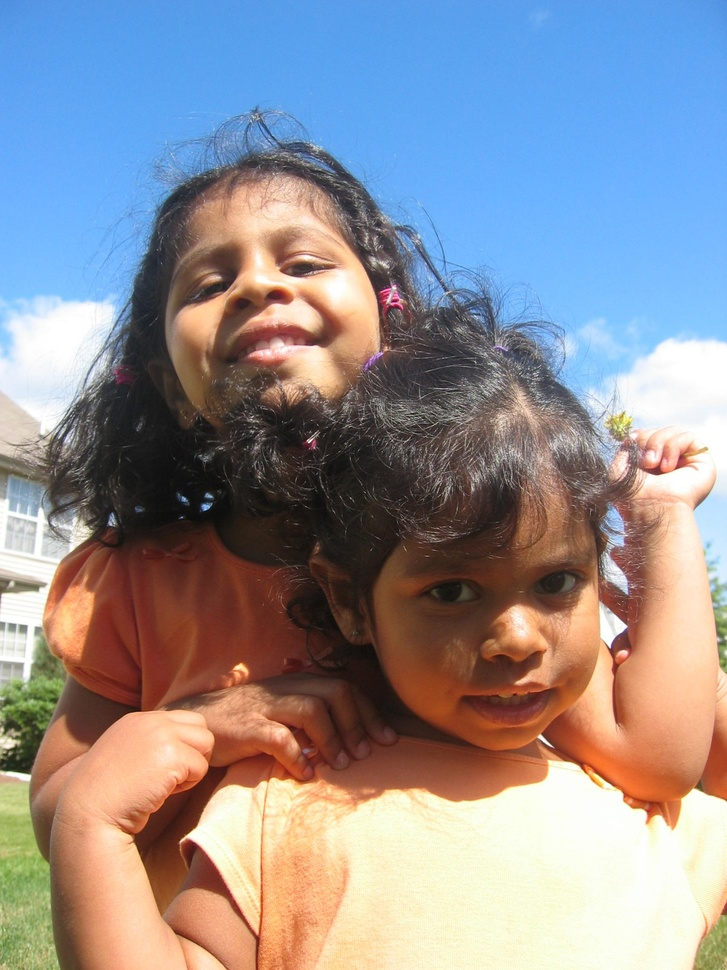
#> input picture opencv_tutorial/photos/orange_sissy.jpg, 727 x 970 px, shrunk from 1200 x 1600 before the run
$ python histogram.py
#> lines starting #> are read from the running program, lines starting #| are printed output that depends on the picture; after the words box and inside, x2 and y2 are one past the last pixel; in counts of white or black regions, pixels touching at a corner belong together
import cv2 as cv
import numpy as np
import matplotlib.pyplot as plt

img = cv.imread('photos/orange_sissy.jpg')
#> img is the input picture: shape (970, 727, 3); mean B, G, R 149.2, 143.4, 145.5

# gray = cv.cvtColor(img, cv.COLOR_BGR2GRAY)

blank = np.zeros(img.shape[:2], dtype='uint8')
mask = cv.circle(blank, (img.shape[1]//2, img.shape[0]//2), 100, 255, -1)
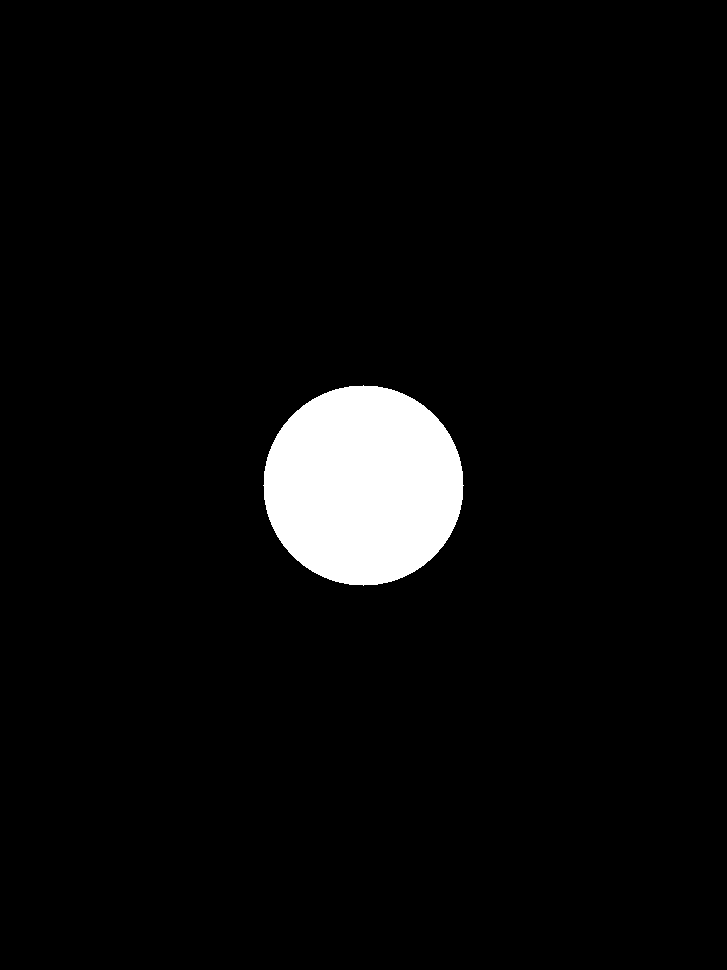
#> blank: shape (970, 727); 4.5% white; 1 white region, box (x1, y1, x2, y2) and area: (263, 385, 464, 586) 31417
cv.imshow('mask', mask)

masked = cv.bitwise_and(img, img, mask=mask)
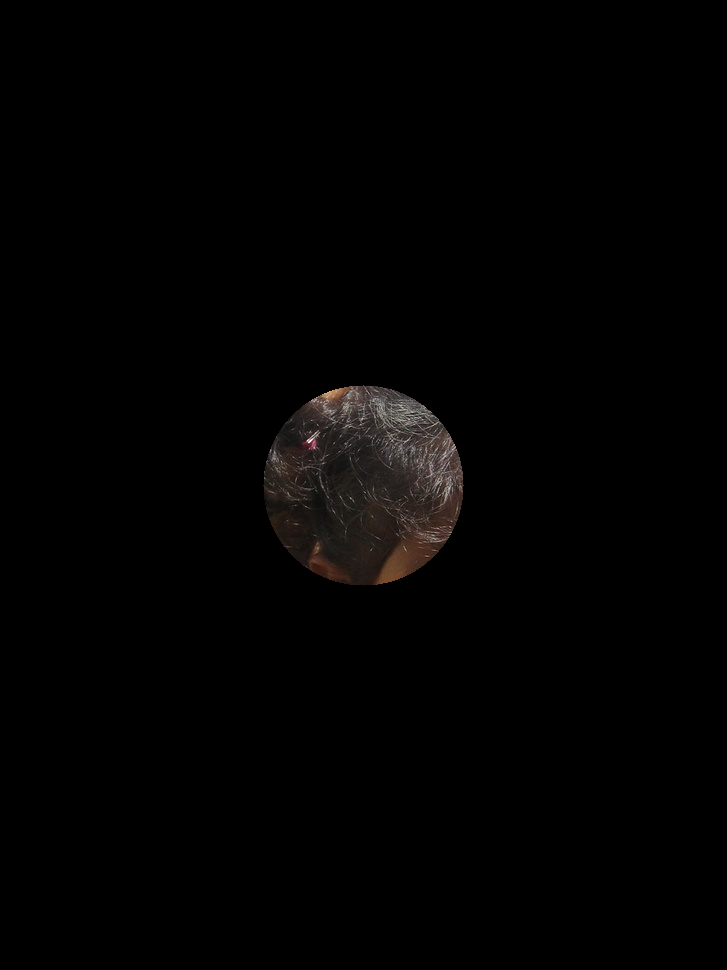
#> masked: shape (970, 727, 3); mean B, G, R 1.9, 2.2, 2.6
cv.imshow('masked', masked)

# [10 lines of commented-out code are left out]

plt.figure()
plt.title('Color Histogram')
plt.xlabel('Bins')
plt.ylabel('# of pixels')
colors = ('b', 'g', 'r')
for i,col in enumerate(colors):
    hist = cv.calcHist([img], [i], mask, [256], [0,256])
    plt.plot(hist, color=col)
    plt.xlim([0,256])

plt.show()
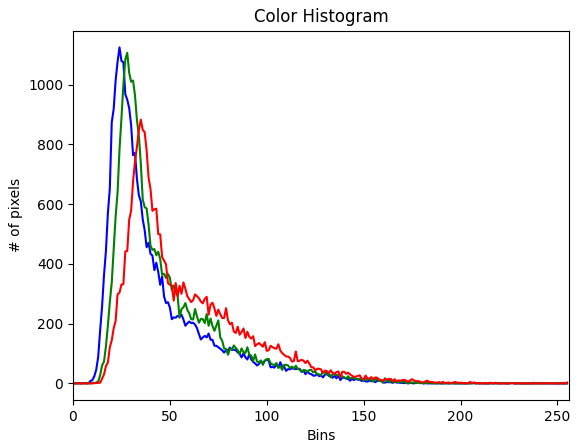
#> figure drawn by matplotlib, 1 panel; curve peaks at x = 24, y = 1125; curve peaks at x = 28, y = 1107; curve peaks at x = 35, y = 883

cv.waitKey(0)

$ run again, with opencv_tutorial/photos/bday_sissy.JPG copied over opencv_tutorial/photos/orange_sissy.jpg
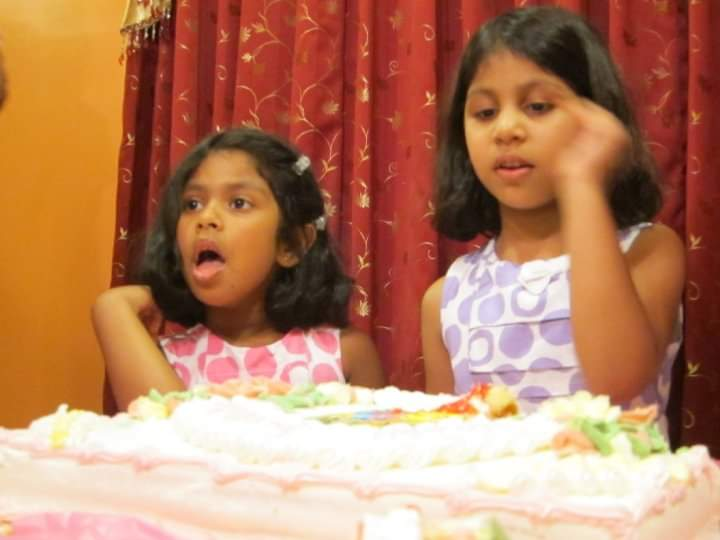
#> input picture opencv_tutorial/photos/bday_sissy.JPG, 720 x 540 px
#> img is the input picture: shape (540, 720, 3); mean B, G, R 96.8, 127.3, 181.7
#> `mask = cv.circle(blank, (img.shape[1]//2, img.shape[0]//2), 100, 255, ..`:
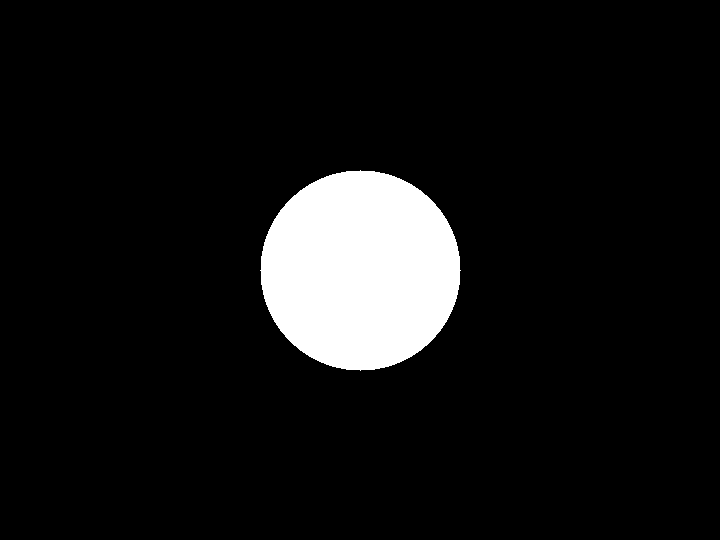
#> blank: shape (540, 720); 8.1% white; 1 white region, box (x1, y1, x2, y2) and area: (260, 170, 461, 371) 31417
#> `plt.show()`:
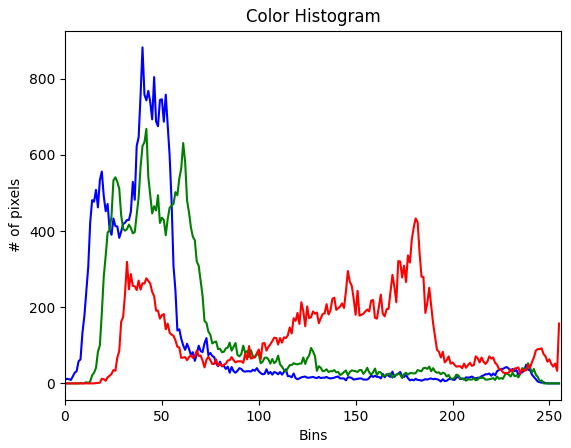
#> figure drawn by matplotlib, 1 panel; curve peaks at x = 40, y = 882; curve peaks at x = 42, y = 668; curve peaks at x = 181, y = 433

$ run again, with opencv_tutorial/photos/bike_sissy.jpg copied over opencv_tutorial/photos/orange_sissy.jpg
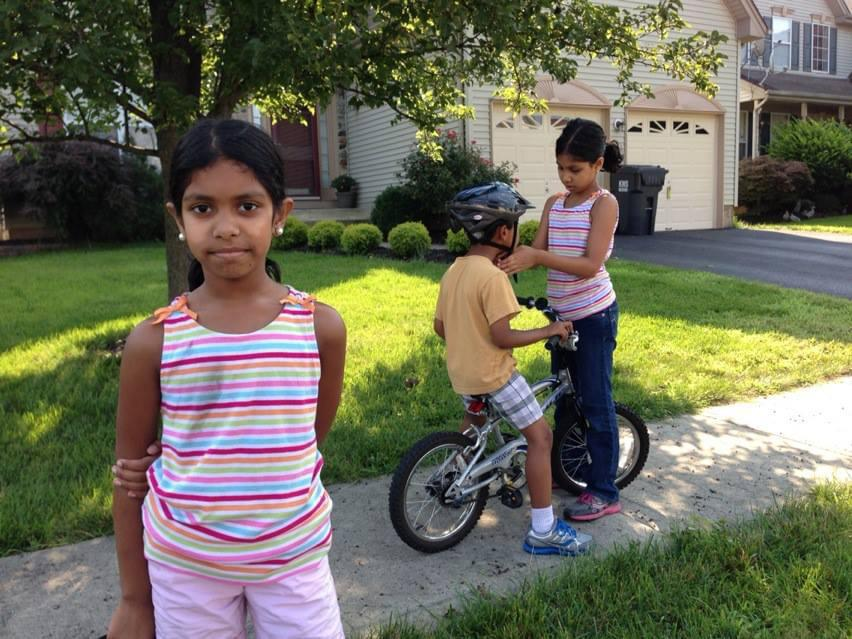
#> input picture opencv_tutorial/photos/bike_sissy.jpg, 852 x 639 px
#> img is the input picture: shape (639, 852, 3); mean B, G, R 89, 107.9, 108.5
#> `mask = cv.circle(blank, (img.shape[1]//2, img.shape[0]//2), 100, 255, ..`:
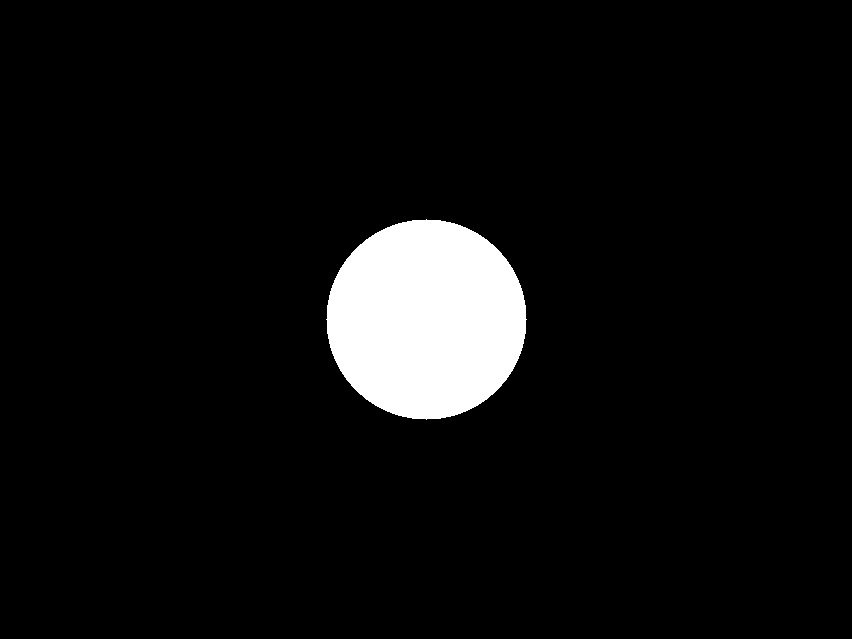
#> blank: shape (639, 852); 5.8% white; 1 white region, box (x1, y1, x2, y2) and area: (326, 219, 527, 420) 31417
#> `plt.show()`:
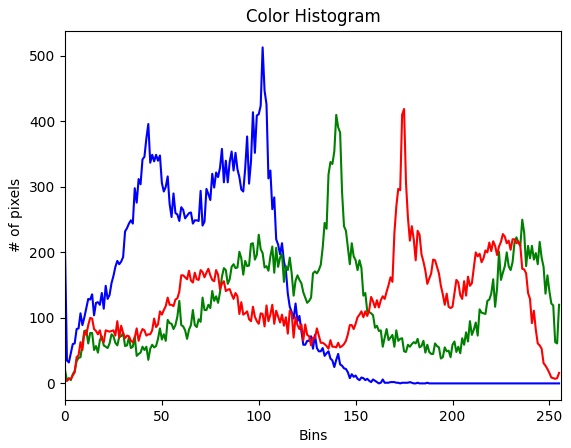
#> figure drawn by matplotlib, 1 panel; curve peaks at x = 102, y = 513; curve peaks at x = 140, y = 410; curve peaks at x = 175, y = 419

$ run again, with opencv_tutorial/photos/pink_sissy.jpg copied over opencv_tutorial/photos/orange_sissy.jpg
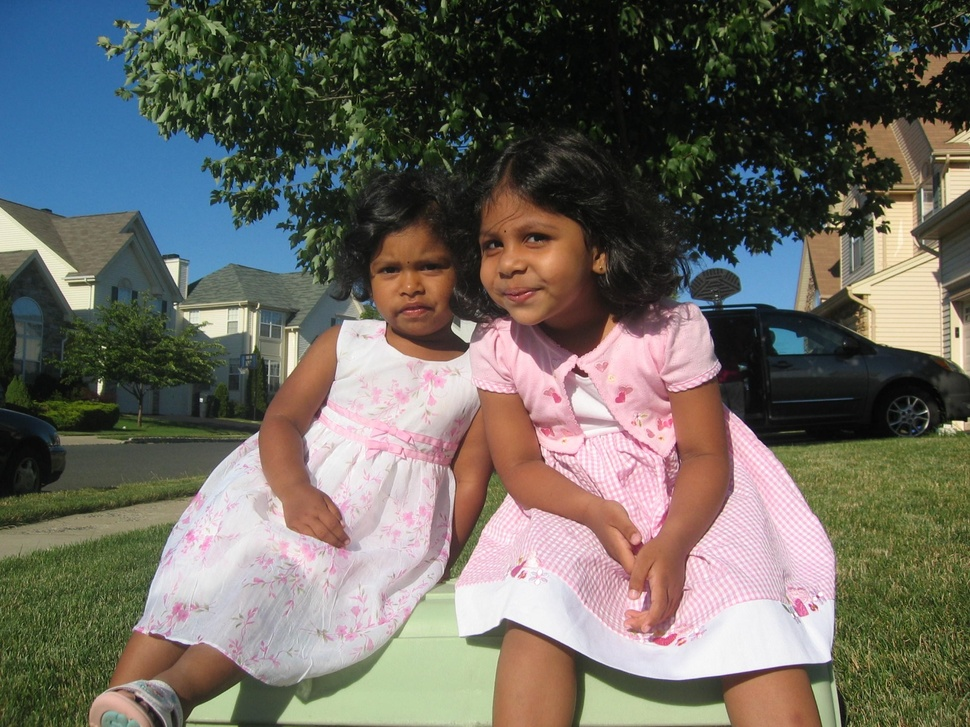
#> input picture opencv_tutorial/photos/pink_sissy.jpg, 970 x 727 px, shrunk from 1600 x 1200 before the run
#> img is the input picture: shape (727, 970, 3); mean B, G, R 96.4, 104.7, 108.2
#> `mask = cv.circle(blank, (img.shape[1]//2, img.shape[0]//2), 100, 255, ..`:
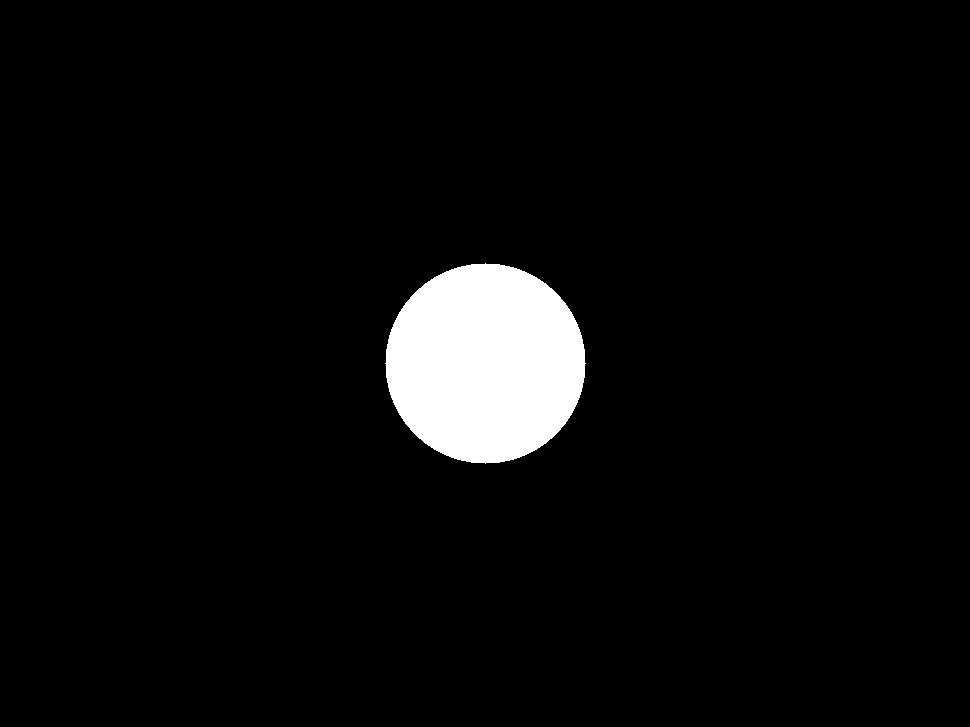
#> blank: shape (727, 970); 4.5% white; 1 white region, box (x1, y1, x2, y2) and area: (385, 263, 586, 464) 31417
#> `plt.show()`:
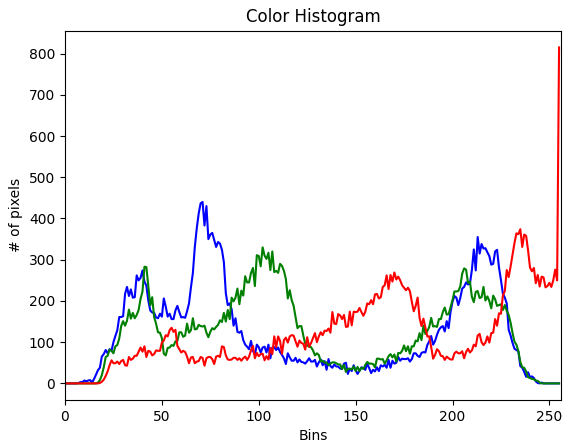
#> figure drawn by matplotlib, 1 panel; curve peaks at x = 71, y = 440; curve peaks at x = 102, y = 330; curve peaks at x = 255, y = 815
